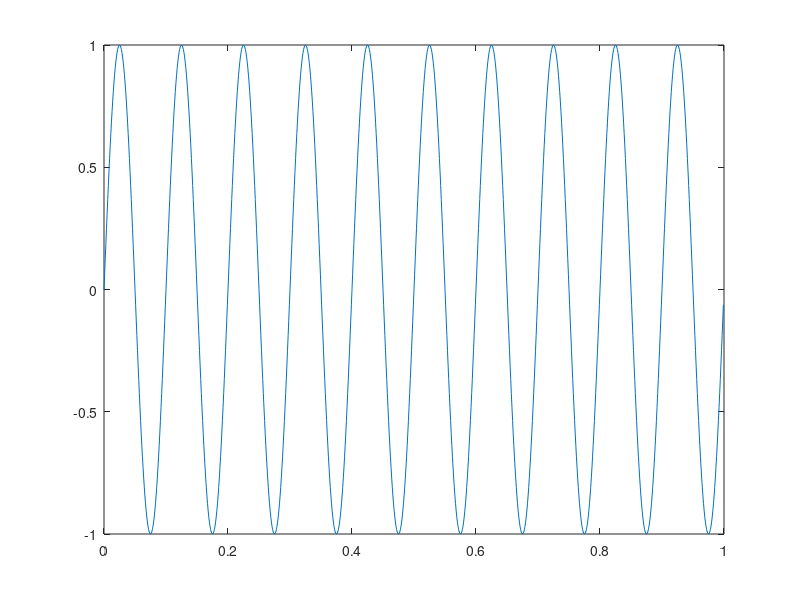
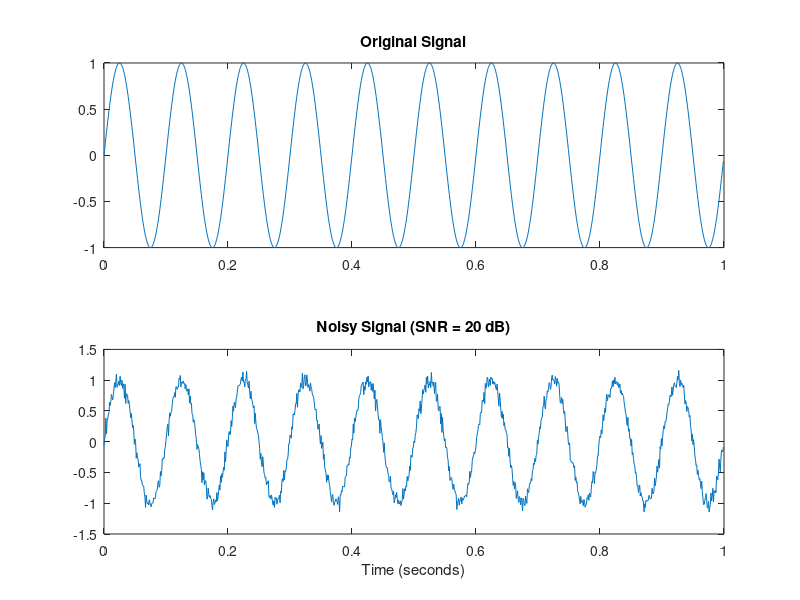

These figures' MATLAB source, in order:
% Sinewave
clc;
clear all;
close all;

% Parameters
Fs = 1000;          % Sampling frequency (Hz)
T = 1;              % Signal duration in seconds
t = 0:1/Fs:T-1/Fs;  % Time vector
%t1 = 0:1/Fs:T;  % Time vector

% Signal generation (example: sinusoidal signal)
f_signal = 10;      % Frequency of the sinusoidal signal (Hz)
A_signal = 1;       % Amplitude of the sinusoidal signal
signal = A_signal * sin(2*pi*f_signal*t);
plot(t,signal)
% Noise generation
SNR_dB = 20;        % Signal-to-noise ratio in decibels
noise_power = var(signal) / (10^(SNR_dB/10));  % Calculate noise power
noise = sqrt(noise_power) * randn(size(t));     % Generate AWGN

% Add noise to the signal
noisy_signal = signal + noise;

% Plot the original signal and the noisy signal
figure;
subplot(2,1,1);
plot(t, signal);
title('Original Signal');

subplot(2,1,2);
plot(t, noisy_signal);
title(['Noisy Signal (SNR = ' num2str(SNR_dB) ' dB)']);
xlabel('Time (seconds)');
